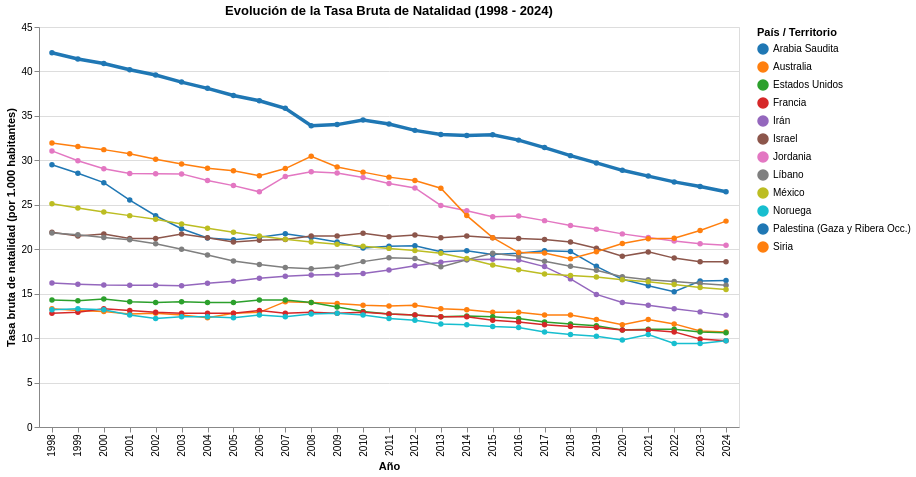

Notebook code cell kept with this figure:
### Code cell
import altair as alt
import pandas as pd

# 1. Cargar y limpiar datos
df = pd.read_csv("01-base-de-datos-natalidad-limpia.csv", sep=";", skiprows=1)
df = df.dropna(subset=["Country Name"])

# Formatear columnas de años
cols_anios = [c for c in df.columns if c != "Country Name"]
df = df.rename(columns={c: c.replace("-", "").strip() for c in cols_anios})

# Pasar a formato largo
df_long = df.melt(
    id_vars=["Country Name"], var_name="Año", value_name="Tasa_Natalidad"
)
df_long["Año"] = df_long["Año"].astype(int)
df_long["Tasa_Natalidad"] = (
    df_long["Tasa_Natalidad"].astype(str).str.replace(",", ".").astype(float)
)

# Cambiar nombres de países
mapa_paises = {
    "Arabia Saudita": "Arabia Saudita",
    "Australia": "Australia",
    "Estados Unidos": "Estados Unidos",
    "Francia": "Francia",
    "Irán, República Islámica del": "Irán",
    "Israel": "Israel",
    "Jordania": "Jordania",
    "Líbano": "Líbano",
    "México": "México",
    "Noruega": "Noruega",
    "República Árabe Siria": "Siria",
    "Ribera Occidental y Gaza": "Palestina (Gaza y Ribera Occ.)",
}
df_long["Pais"] = df_long["Country Name"].map(mapa_paises)

# Guardar base procesada
df_long[["Pais", "Año", "Tasa_Natalidad"]].to_csv(
    "datos_procesados.csv", index=False
)

# 2. Generar gráfico interactivo en Altair
highlight = alt.selection_point(fields=["Pais"], bind="legend")

chart = (
    alt.Chart(df_long)
    .mark_line(point=True)
    .encode(
        x=alt.X("Año:O", title="Año"),
        y=alt.Y(
            "Tasa_Natalidad:Q",
            title="Tasa bruta de natalidad (por 1.000 habitantes)",
        ),
        color=alt.Color(
            "Pais:N",
            title="País / Territorio",
            scale=alt.Scale(scheme="category10"),
        ),
        opacity=alt.condition(highlight, alt.value(1.0), alt.value(0.2)),
        strokeWidth=alt.condition(
            alt.datum.Pais == "Palestina (Gaza y Ribera Occ.)",
            alt.value(3.5),
            alt.value(1.5),
        ),
        tooltip=["Pais", "Año", "Tasa_Natalidad"],
    )
    .add_params(highlight)
    .properties(
        width=700,
        height=400,
        title="Evolución de la Tasa Bruta de Natalidad (1998 - 2024)",
    )
)

# 3. Exportar archivos
chart.save("visualizacion.html")

chart

### Figure 1 — Vega-Lite specification as saved in the notebook (floating-point values rounded to 4 significant figures; data arrays with more than 128 entries replaced by an {"elided": "..."} marker saying what was removed)
{"config": {"view": {"continuousWidth": 300, "continuousHeight": 300}}, "data": {"name": "data-62e952874d109cd819ed3b955ae19232"}, "mark": {"type": "line", "point": true}, "encoding": {"color": {"field": "Pais", "scale": {"scheme": "category10"}, "title": "País / Territorio", "type": "nominal"}, "opacity": {"condition": {"param": "param_6", "value": 1.0}, "value": 0.2}, "strokeWidth": {"condition": {"test": "(datum.Pais === 'Palestina (Gaza y Ribera Occ.)')", "value": 3.5}, "value": 1.5}, "tooltip": [{"field": "Pais", "type": "nominal"}, {"field": "Año", "type": "quantitative"}, {"field": "Tasa_Natalidad", "type": "quantitative"}], "x": {"field": "Año", "title": "Año", "type": "ordinal"}, "y": {"field": "Tasa_Natalidad", "title": "Tasa bruta de natalidad (por 1.000 habitantes)", "type": "quantitative"}}, "height": 400, "params": [{"name": "param_6", "select": {"type": "point", "fields": ["Pais"]}, "bind": "legend"}], "title": "Evolución de la Tasa Bruta de Natalidad (1998 - 2024)", "width": 700, "$schema": "https://vega.github.io/schema/vega-lite/v5.20.1.json", "datasets": {"data-62e952874d109cd819ed3b955ae19232": {"elided": "324 records"}}}
